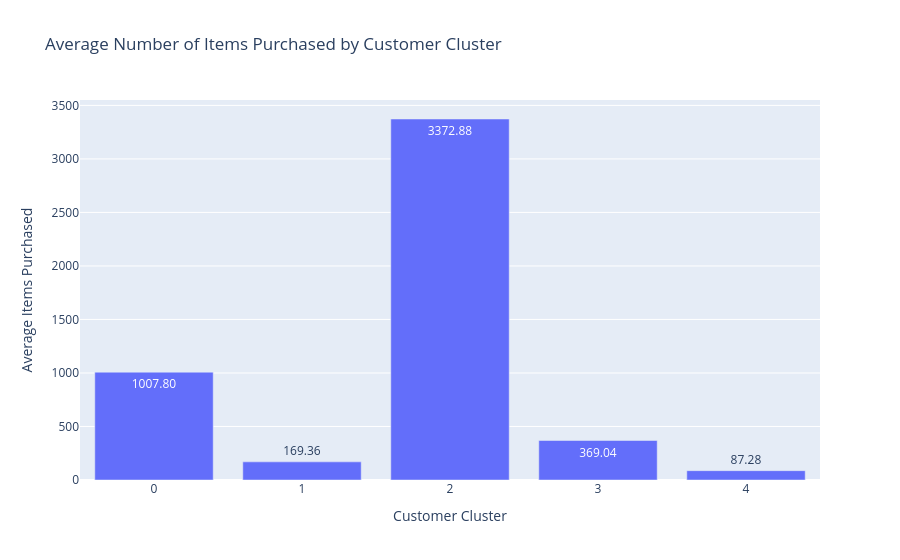

Notebook code for this chart:
### Code cell
cluster_items = (
    df
    .groupby("Cluster", as_index=False)["ItemsPurchased"]
    .mean()
)

fig = px.bar(
    cluster_items,
    x="Cluster",
    y="ItemsPurchased",
    text_auto=".2f",
    title="Average Number of Items Purchased by Customer Cluster"
)

fig.update_layout(
    xaxis_title="Customer Cluster",
    yaxis_title="Average Items Purchased"
)

fig.show()

### Figure 1 — Plotly figure (JSON) as saved in the notebook; plotly's stock layout.template omitted (floating-point values rounded to 4 significant figures)
{"data": [{"hovertemplate": "Cluster=%{x}<br>ItemsPurchased=%{y}<extra></extra>", "legendgroup": "", "marker": {"color": "#636efa", "pattern": {"shape": ""}}, "name": "", "orientation": "v", "showlegend": false, "textposition": "auto", "texttemplate": "%{y:.2f}", "type": "bar", "x": [0, 1, 2, 3, 4], "xaxis": "x", "y": [1008.0, 169.4, 3373.0, 369.0, 87.28], "yaxis": "y"}], "layout": {"barmode": "relative", "legend": {"tracegroupgap": 0}, "title": {"text": "Average Number of Items Purchased by Customer Cluster"}, "xaxis": {"anchor": "y", "domain": [0, 1], "title": {"text": "Customer Cluster"}}, "yaxis": {"anchor": "x", "domain": [0, 1], "title": {"text": "Average Items Purchased"}}}}
